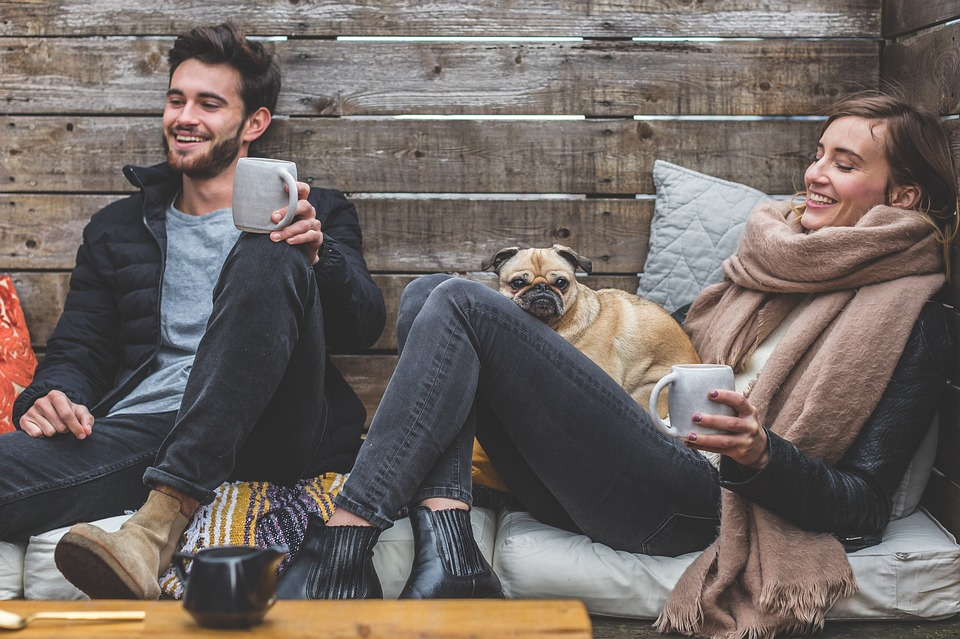
#> input picture opencv-tutorial-study-master/taskImage/picture.jpg, 960 x 639 px, found by its file name
$ python addandbgfg.py
#> lines starting #> are read from the running program, lines starting #| are printed output that depends on the picture; after the words box and inside, x2 and y2 are one past the last pixel; in counts of white or black regions, pixels touching at a corner belong together
import cv2
import pyautogui
import os
import datetime
import numpy as np

os.chdir('C:\\Users\\user\\Desktop\\opencv')

img1 = cv2.imread('picture.jpg')
#> img1 is the input picture: shape (639, 960, 3); mean B, G, R 98.9, 103.2, 112.1
img2 = cv2.imread('blend.jpg')
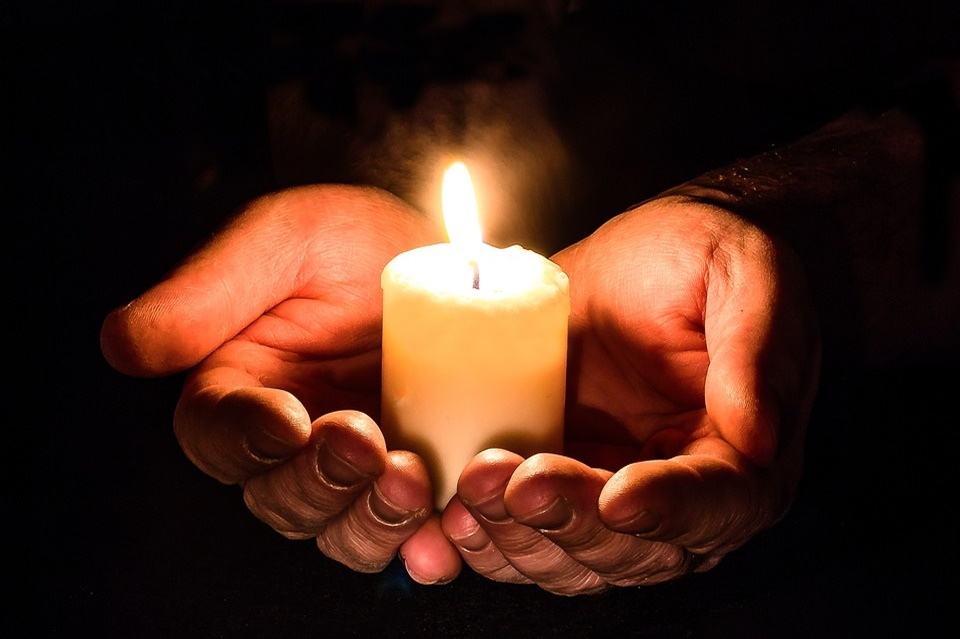
#> input picture opencv-tutorial-study-master/taskImage/blend.jpg, 960 x 639 px, found by its file name
#> img2 is the input picture: shape (639, 960, 3); mean B, G, R 23.2, 35.6, 65.8

# I want to put logo on top-left corner, So I create a ROI
rows, cols, channels = img2.shape
#> rows = 639; cols = 960; channels = 3
print(rows, cols, channels)         # 222 180 3
#| 639 960 3

roi = img1[0:rows, 0:cols]

# Now create a mask of logo and create its inverse mask also
img2gray = cv2.cvtColor(img2, cv2.COLOR_BGR2GRAY)
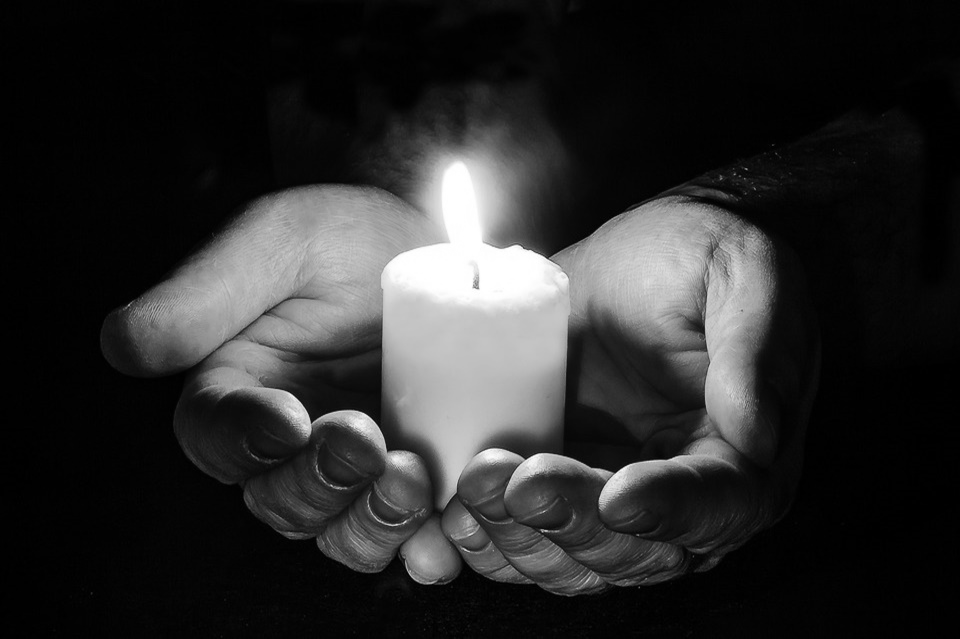
#> img2gray: shape (639, 960); min 0, max 255, mean 43.2
ret, mask = cv2.threshold(img2gray, 10, 255, cv2.THRESH_BINARY)
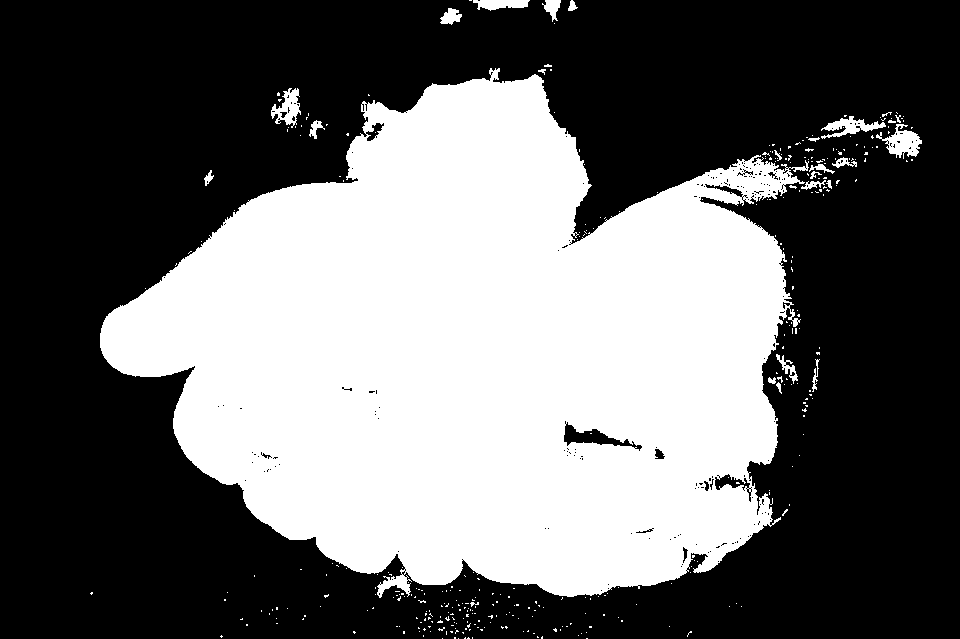
#> mask: shape (639, 960); 40.2% white; 373 white regions (349 under 20 px), largest, box (x1, y1, x2, y2) and area: (100, 68, 809, 598) 241419, (876, 124, 922, 159) 753, (821, 116, 886, 139) 601
mask_inv = cv2.bitwise_not(mask)

# Now black-out the area of logo in ROI
img1_bg = cv2.bitwise_and(roi, roi, mask=mask_inv)
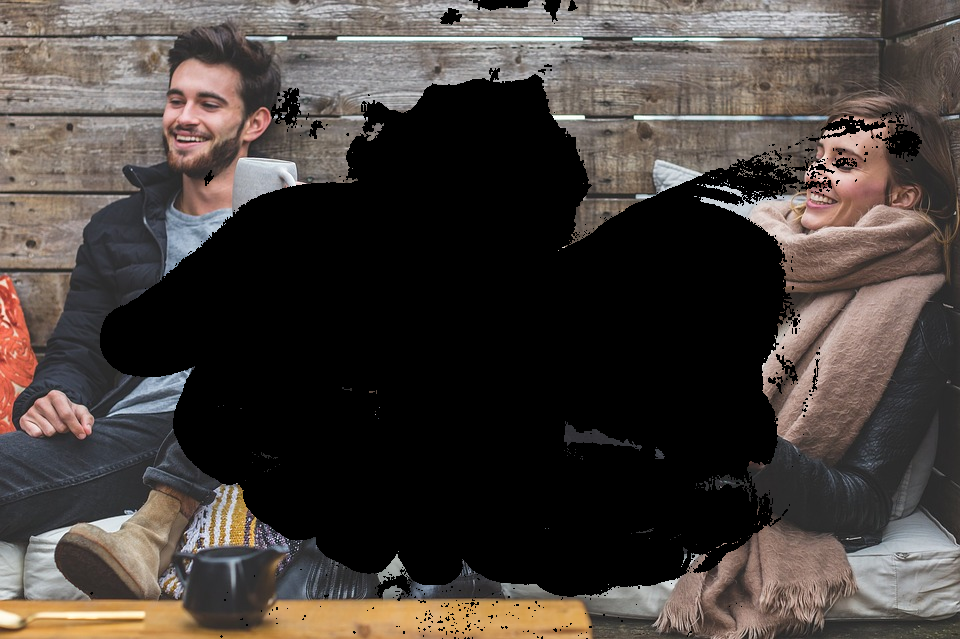
#> img1_bg: shape (639, 960, 3); mean B, G, R 59.9, 64.1, 71.5

# Take only region of logo from logo image.
img2_fg = cv2.bitwise_and(img2, img2, mask=mask)

# Put logo in ROI and modify the main image
dst = cv2.add(img1_bg, img2_fg)
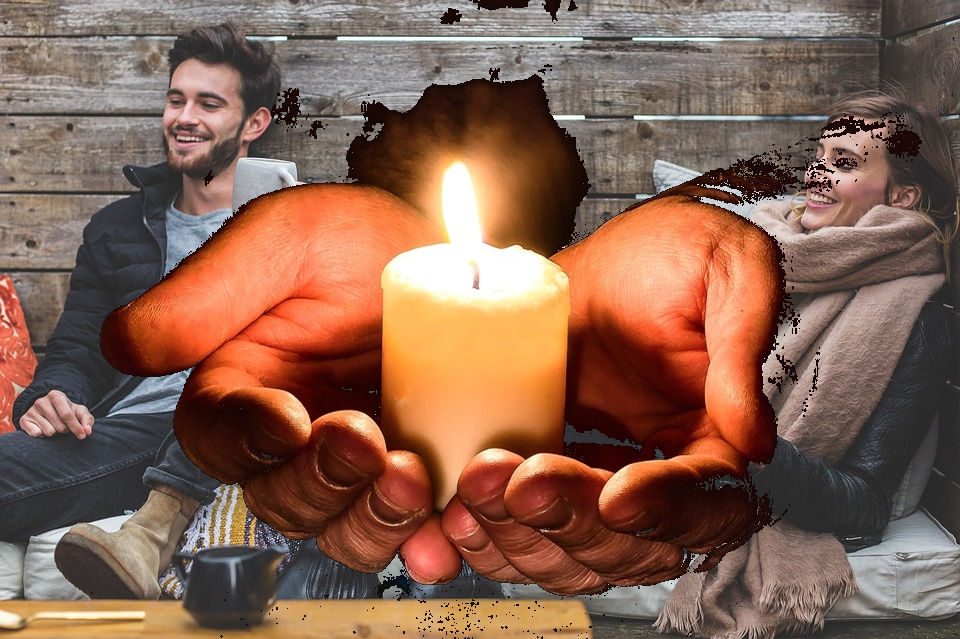
#> dst: shape (639, 960, 3); mean B, G, R 81.3, 98.5, 134.3
img1[0:rows, 0:cols] = dst

cv2.imshow('bg', img1_bg)
cv2.imshow('fg', img2_fg)
cv2.imshow('res', img1)
cv2.waitKey(0)
cv2.destroyAllWindows()
